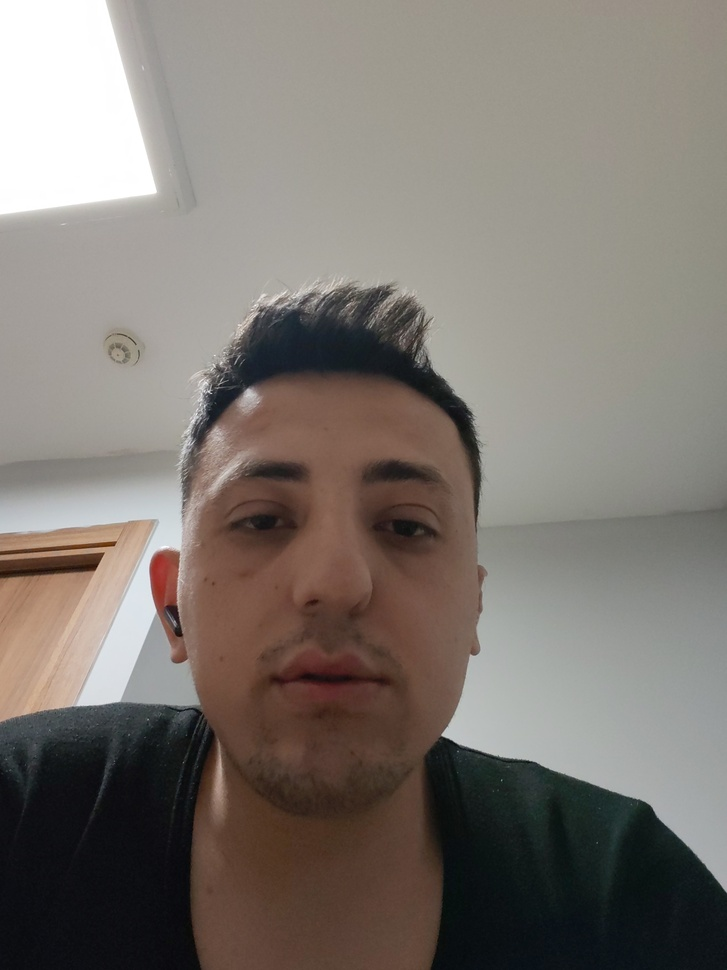
#> input picture evidence_downloaded.jpg, 727 x 970 px, shrunk from 3072 x 4096 before the run
$ python media_guard.py --file ../evidence_downloaded.jpg
#> lines starting #> are read from the running program, lines starting #| are printed output that depends on the picture; after the words box and inside, x2 and y2 are one past the last pixel; in counts of white or black regions, pixels touching at a corner belong together
#!/usr/bin/env python3
"""
Medya guvenlik kapisi + NLP Aciliyet Skoru Motoru.

Amac:
- Dis mekan olasiligini tahmin etmek
- Selfie veya yuze asiri yakin cekim riskini kabaca tespit etmek
- Uygunsa plakayi OCR ile okumayi denemek
- V2: Dogal Dil Isleme ile aciklama metninden aciliyet skoru (1-10) uretmek

Bu script bir karar motoru degil, ilk savunma katmanidir.
Supheli dosyalari "manual review" akisina iter.

Kurulum:
    pip install opencv-python pillow numpy pytesseract
"""

from __future__ import annotations

import argparse
import json
import re
import sys
from pathlib import Path

try:
    import cv2  # type: ignore
except Exception:  # pragma: no cover
    cv2 = None

try:
    import numpy as np  # type: ignore
except Exception:  # pragma: no cover
    np = None

try:
    from PIL import Image, ImageStat  # type: ignore
except Exception:  # pragma: no cover
    Image = None
    ImageStat = None

try:
    from plate_reader import extract_plate_text
except Exception:  # pragma: no cover
    extract_plate_text = None


def clamp(value: float, minimum: float = 0.0, maximum: float = 1.0) -> float:
    return max(minimum, min(maximum, float(value)))


# [16 lines left out: functions load_with_pillow, extract_video_frame, not called in this run]


def ndarray_to_rgb(frame):
    if cv2 is None or np is None:
        raise RuntimeError("OpenCV veya numpy kurulu degil.")
    return cv2.cvtColor(frame, cv2.COLOR_BGR2RGB)


def analyze_outdoor_with_cv(rgb_image):
    if cv2 is None or np is None:
        raise RuntimeError("OpenCV veya numpy kurulu degil.")

    hsv = cv2.cvtColor(rgb_image, cv2.COLOR_RGB2HSV)
    height, width = hsv.shape[:2]
    top_slice = hsv[: max(1, height // 3), :]

    hue = hsv[:, :, 0]
    sat = hsv[:, :, 1]
    val = hsv[:, :, 2]

    sky_mask = (
        ((top_slice[:, :, 0] >= 85) & (top_slice[:, :, 0] <= 130))
        & (top_slice[:, :, 1] >= 25)
        & (top_slice[:, :, 2] >= 70)
    )
    vegetation_mask = (
        ((hue >= 35) & (hue <= 90))
        & (sat >= 35)
        & (val >= 35)
    )

    gray = cv2.cvtColor(rgb_image, cv2.COLOR_RGB2GRAY)
    edges = cv2.Canny(gray, 60, 160)
    edge_density = float((edges > 0).mean())
    brightness = float(val.mean() / 255.0)
    saturation = float(sat.mean() / 255.0)
    sky_ratio = float(sky_mask.mean())
    vegetation_ratio = float(vegetation_mask.mean())

    score = (
        sky_ratio * 0.40
        + vegetation_ratio * 0.18
        + brightness * 0.18
        + saturation * 0.14
        + min(edge_density * 2.5, 1.0) * 0.10
    )

    return {
        "outdoor_confidence": clamp(score),
        "sky_ratio": round(sky_ratio, 4),
        "vegetation_ratio": round(vegetation_ratio, 4),
        "brightness": round(brightness, 4),
        "saturation": round(saturation, 4),
        "edge_density": round(edge_density, 4),
    }


# [13 lines left out: function analyze_outdoor_with_pillow, not called in this run]


def detect_selfie_risk(rgb_image):
    if cv2 is None or np is None:
        return {
            "selfie_risk": 0.45,
            "face_count": 0,
            "largest_face_ratio": 0.0,
            "face_center_distance": 1.0,
            "detector": "unavailable",
        }

    gray = cv2.cvtColor(rgb_image, cv2.COLOR_RGB2GRAY)
    classifier = cv2.CascadeClassifier(cv2.data.haarcascades + "haarcascade_frontalface_default.xml")
    faces = classifier.detectMultiScale(gray, scaleFactor=1.1, minNeighbors=5, minSize=(60, 60))

    if len(faces) == 0:
        return {
            "selfie_risk": 0.05,
            "face_count": 0,
            "largest_face_ratio": 0.0,
            "face_center_distance": 1.0,
            "detector": "haar",
        }

    height, width = gray.shape[:2]
    image_area = float(height * width)
    cx_image = width / 2.0
    cy_image = height / 2.0

    largest_ratio = 0.0
    best_distance = 1.0
    for x, y, w, h in faces:
        ratio = (w * h) / image_area
        center_x = x + w / 2.0
        center_y = y + h / 2.0
        distance = (((center_x - cx_image) / width) ** 2 + ((center_y - cy_image) / height) ** 2) ** 0.5
        if ratio > largest_ratio:
            largest_ratio = ratio
            best_distance = distance

    centered_bonus = clamp(1.0 - min(best_distance / 0.35, 1.0))
    risk = largest_ratio * 3.2 + centered_bonus * 0.35 + min(len(faces), 3) * 0.06

    return {
        "selfie_risk": clamp(risk),
        "face_count": int(len(faces)),
        "largest_face_ratio": round(largest_ratio, 4),
        "face_center_distance": round(best_distance, 4),
        "detector": "haar",
    }


def maybe_detect_plate(file_path: Path, content_type: str, category: str) -> str | None:
    if extract_plate_text is None:
        return None
    if not content_type.startswith("image/"):
        return None
    if category not in {"PARKING_VIOLATION", "TRAFFIC_OFFENSE"}:
        return None
    try:
        return extract_plate_text(file_path)
    except Exception:
        return None


# ═══════════════════════════════════════════════════════════════════
# V2: NLP Aciliyet Skoru Motoru (Modül 1 — Smart Triage)
# ═══════════════════════════════════════════════════════════════════

# Anahtar kelime ağırlık sözlüğü — Türkçe doğal dil işleme
URGENCY_KEYWORDS: dict[str, float] = {
    # Yüksek aciliyet (8-10)
    "ölüm": 10.0, "olum": 10.0,
    "cinayet": 10.0, "silah": 9.5, "silahli": 9.5,
    "bicak": 9.0, "bicakli": 9.0, "biçak": 9.0,
    "vuruldu": 9.5, "vurulmuş": 9.5,
    "rehin": 9.0, "kacirma": 9.0, "kaçırma": 9.0,
    "patlama": 9.5, "bomba": 10.0,
    "yaralama": 8.5, "yaralandi": 8.5,
    "kan": 8.0, "kanli": 8.0, "kanlı": 8.0,
    "tecavuz": 9.5, "tecavüz": 9.5,
    "siddet": 8.5, "şiddet": 8.5,
    "kavga": 7.5, "dovus": 7.5, "dövüş": 7.5,
    "yangin": 9.0, "yangın": 9.0,
    "deprem": 9.0, "sel": 8.5,
    "cocuk": 7.0, "çocuk": 7.0,
    "kadin": 6.5, "kadın": 6.5,
    "tehdit": 7.5,
    "acil": 8.0, "imdat": 9.0,
    "ambulans": 8.5, "polis": 6.0, "itfaiye": 8.5,

    # Orta aciliyet (5-7)
    "hirsizlik": 6.5, "hırsızlık": 6.5,
    "gasp": 7.0, "soygun": 7.0,
    "taciz": 7.0, "takip": 6.0,
    "kaza": 7.0, "trafik": 5.0,
    "sarhos": 5.5, "sarhoş": 5.5, "alkol": 5.0,
    "uyusturucu": 7.5, "uyuşturucu": 7.5,
    "gurultu": 4.0, "gürültü": 4.0,
    "vandalizm": 5.0, "hasar": 5.5,
    "kirildi": 5.0, "kırıldı": 5.0,

    # Düşük aciliyet (1-4)
    "park": 3.0, "durakli": 3.0,
    "cop": 2.5, "çöp": 2.5, "atik": 2.5, "atık": 2.5,
    "kirlilik": 3.0, "kirliliği": 3.0,
    "gurultu": 3.5,
    "bozuk": 2.0, "cukur": 2.5, "çukur": 2.5,
    "tabela": 2.0, "isik": 2.5, "ışık": 2.5,
}

# Kategori bazlı taban aciliyet skorları
CATEGORY_BASE_SCORES: dict[str, float] = {
    "VIOLENCE": 7.0,
    "SECURITY": 6.0,
    "TRAFFIC_OFFENSE": 5.0,
    "PUBLIC_SAFETY": 5.5,
    "VANDALISM": 4.0,
    "PARKING_VIOLATION": 2.5,
    "ENVIRONMENTAL": 3.0,
    "INFRASTRUCTURE": 2.5,
    "OTHER": 3.0,
}


def analyze_urgency_nlp(description: str, category: str) -> dict:
    """
    Türkçe NLP ile ihbar açıklamasından aciliyet skoru (1-10) üretir.

    Algoritma:
    1. Metin küçük harfe çevrilir ve tokenize edilir
    2. Her token ağırlık sözlüğünden aranır
    3. Bulunan en yüksek ağırlık + kategori taban skoru ağırlıklı ortalanır
    4. Eşleşen anahtar kelime sayısı bonusu eklenir
    5. Final skor 1-10 aralığına normalize edilir
    """
    if not description or not description.strip():
        base = CATEGORY_BASE_SCORES.get(category, 3.0)
        return {
            "urgencyScore": max(1, min(10, round(base))),
            "nlpSummary": "Aciklama metni bos. Kategori tabani kullanildi.",
            "matchedKeywords": [],
            "keywordCount": 0,
        }

    # Tokenize
    text_lower = description.lower()
    # Türkçe karakterleri koruyarak tokenize
    tokens = re.findall(r'[a-zçğıöşü]+', text_lower)

    matched_keywords: list[str] = []
    max_keyword_weight = 0.0

    for token in tokens:
        if token in URGENCY_KEYWORDS:
            weight = URGENCY_KEYWORDS[token]
            matched_keywords.append(token)
            if weight > max_keyword_weight:
                max_keyword_weight = weight

    category_base = CATEGORY_BASE_SCORES.get(category, 3.0)
    keyword_count = len(matched_keywords)

    if keyword_count == 0:
        # Hiç anahtar kelime yoksa kategori tabanı kullan
        final_score = category_base
    else:
        # Ağırlıklı ortalama: %60 en yüksek kelime, %25 kategori tabanı, %15 kelime sayısı bonusu
        keyword_count_bonus = min(keyword_count * 0.5, 2.0)
        final_score = (
            max_keyword_weight * 0.60
            + category_base * 0.25
            + keyword_count_bonus * 0.15
            + keyword_count_bonus
        )

    # Normalize [1, 10]
    urgency_score = max(1, min(10, round(final_score)))

    # Özet oluştur
    if urgency_score >= 8:
        level = "YUKSEK ONCELIK"
    elif urgency_score >= 5:
        level = "ORTA ONCELIK"
    else:
        level = "DUSUK ONCELIK"

    unique_keywords = list(set(matched_keywords))
    summary_parts = [f"Aciliyet: {urgency_score}/10 ({level})."]
    if unique_keywords:
        summary_parts.append(f"Tespit edilen anahtar kelimeler: {', '.join(unique_keywords[:5])}.")
    summary_parts.append(f"Kategori tabani: {category} ({category_base}).")

    return {
        "urgencyScore": urgency_score,
        "nlpSummary": " ".join(summary_parts),
        "matchedKeywords": unique_keywords[:10],
        "keywordCount": keyword_count,
    }


# ═══════════════════════════════════════════════════════════════════


def summarize(outdoor_confidence: float, selfie_risk: float, detected_plate: str | None, content_type: str) -> str:
    parts: list[str] = []
    if content_type.startswith("video/"):
        parts.append("Video ilk karesi incelendi.")
    if outdoor_confidence >= 0.7:
        parts.append("Dis mekan olasiligi yuksek.")
    elif outdoor_confidence >= 0.5:
        parts.append("Dis mekan olasiligi orta seviyede.")
    else:
        parts.append("Dis mekan olasiligi dusuk.")

    if selfie_risk >= 0.65:
        parts.append("Selfie veya yuze yakin cekim riski yuksek.")
    elif selfie_risk >= 0.4:
        parts.append("Kismi selfie riski var.")
    else:
        parts.append("Belirgin selfie riski gorulmedi.")

    if detected_plate:
        parts.append(f"Muhtemel plaka: {detected_plate}.")

    return " ".join(parts)


def analyze_media(file_path: Path, content_type: str, category: str, description: str = "") -> dict:
    if not file_path.exists():
        return failed_result("Dosya bulunamadi.")

    try:
        if content_type.startswith("video/"):
            frame = extract_video_frame(file_path)
            rgb_image = ndarray_to_rgb(frame)
            outdoor = analyze_outdoor_with_cv(rgb_image)
            selfie = detect_selfie_risk(rgb_image)
        elif cv2 is not None and np is not None:
            frame = cv2.imread(str(file_path))
            if frame is None:
                raise RuntimeError("Gorsel okunamadi.")
            rgb_image = ndarray_to_rgb(frame)
            outdoor = analyze_outdoor_with_cv(rgb_image)
            selfie = detect_selfie_risk(rgb_image)
        else:
            pil_image = load_with_pillow(file_path)
            outdoor = analyze_outdoor_with_pillow(pil_image)
            selfie = {
                "selfie_risk": 0.45,
                "face_count": 0,
                "largest_face_ratio": 0.0,
                "face_center_distance": 1.0,
                "detector": "unavailable",
            }

        outdoor_confidence = clamp(outdoor["outdoor_confidence"])
        selfie_risk = clamp(selfie["selfie_risk"])
        detected_plate = maybe_detect_plate(file_path, content_type, category)
        review_required = outdoor_confidence < 0.5 or selfie_risk >= 0.6
        analysis_status = "REVIEW_REQUIRED" if review_required else "CLEAR"

        # V2: NLP Aciliyet Analizi
        nlp_result = analyze_urgency_nlp(description, category)

        return {
            "analysisStatus": analysis_status,
            "summary": summarize(outdoor_confidence, selfie_risk, detected_plate, content_type),
            "outdoorConfidence": round(outdoor_confidence, 4),
            "selfieRisk": round(selfie_risk, 4),
            "detectedPlate": detected_plate,
            "reviewRequired": review_required,
            # V2: NLP sonuçları
            "urgencyScore": nlp_result["urgencyScore"],
            "nlpSummary": nlp_result["nlpSummary"],
            "signals": {
                **outdoor,
                **selfie,
                "nlp": nlp_result,
            },
        }
    except Exception as exc:
        return failed_result(f"Analiz basarisiz: {exc}")


# [12 lines left out: function failed_result, not called in this run]


def main() -> int:
    parser = argparse.ArgumentParser(description="Medya guvenlik analizi + NLP aciliyet skoru")
    parser.add_argument("--file", required=True, type=Path, help="Analiz edilecek medya dosyasi")
    parser.add_argument("--content-type", default="", help="Medya content type degeri")
    parser.add_argument("--category", default="OTHER", help="Rapor kategorisi")
    parser.add_argument("--description", default="", help="V2: NLP analizi icin ihbar aciklama metni")
    args = parser.parse_args()

    result = analyze_media(
        args.file,
        args.content_type or "",
        args.category or "OTHER",
        args.description or "",
    )
#> in analyze_media, frame is the input picture: shape (970, 727, 3); mean B, G, R 112.7, 119.2, 126.2
#> in analyze_outdoor_with_cv, `hue = hsv[:, :, 0]`:
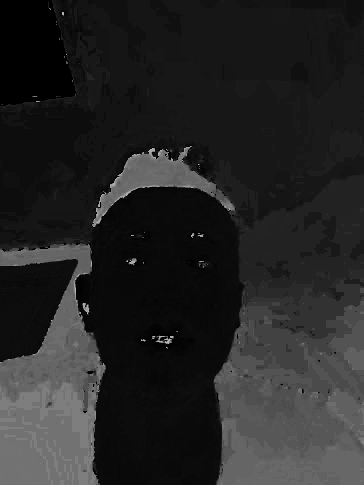
#> hue: shape (970, 727) (shown at 1/2 size); min 0, max 179, mean 37.4
#> in analyze_outdoor_with_cv, `sat = hsv[:, :, 1]`:
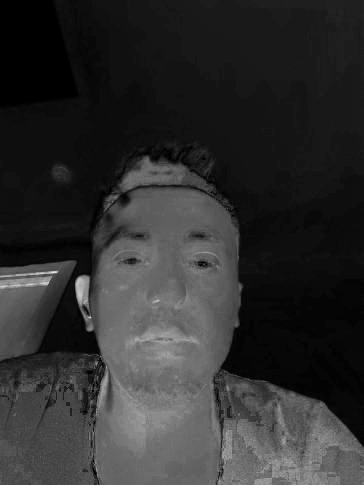
#> sat: shape (970, 727) (shown at 1/2 size); min 0, max 255, mean 46.9
#> in analyze_outdoor_with_cv, `val = hsv[:, :, 2]`:
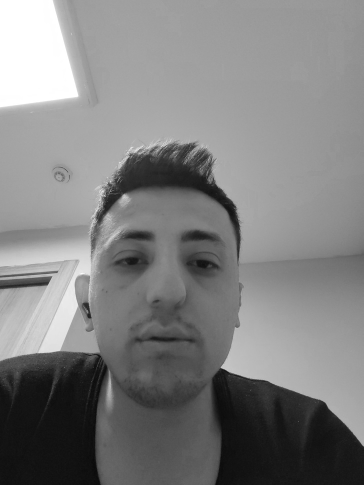
#> val: shape (970, 727) (shown at 1/2 size); min 7, max 255, mean 128
#> in analyze_outdoor_with_cv, `sky_mask = ( ((top_slice[:, :, 0] >= 85) & (top_slice[:, :, 0] <= 130)..`:
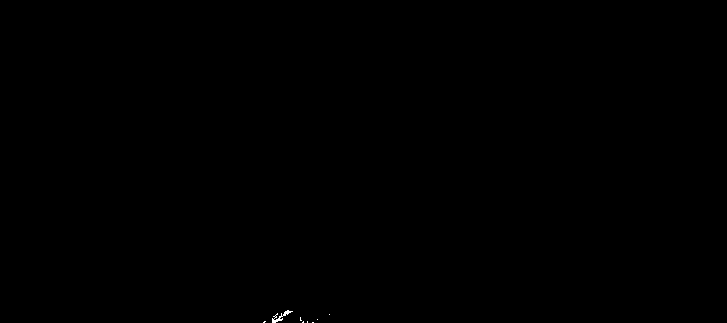
#> sky_mask: shape (323, 727) bool; 0.04% white in thin lines or dots, all inside (x1, y1, x2, y2) = (263, 310, 330, 323)
#> in analyze_outdoor_with_cv, `vegetation_mask = ( ((hue >= 35) & (hue <= 90)) & (sat >= 35) & (val >..`:
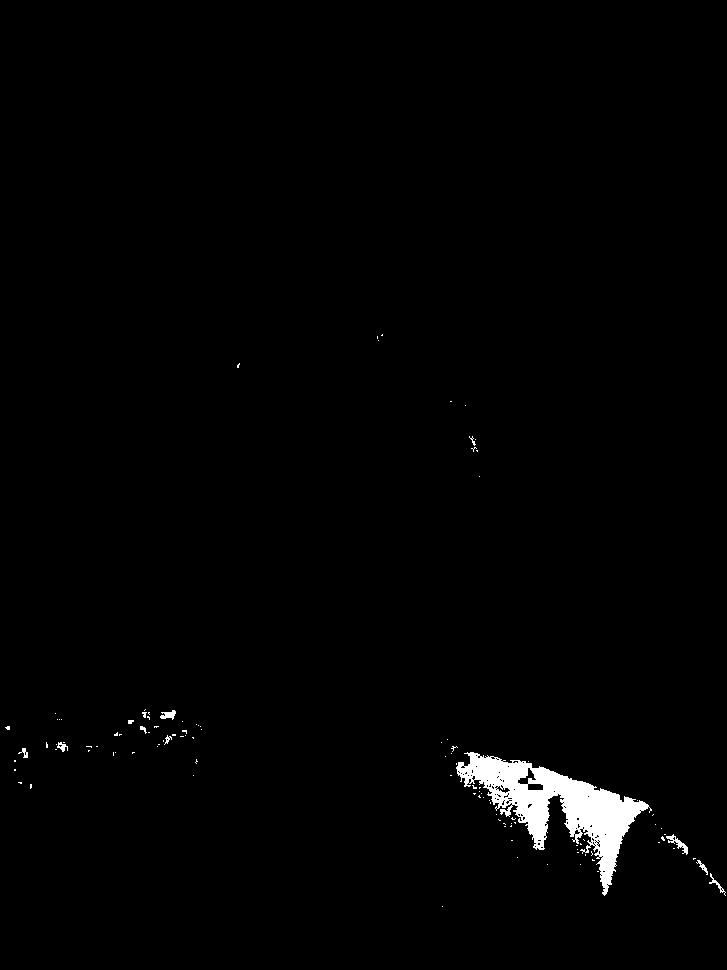
#> vegetation_mask: shape (970, 727) bool; 1.4% white; 111 white regions (100 under 20 px), largest, box (x1, y1, x2, y2) and area: (456, 752, 652, 896) 8680, (666, 834, 688, 855) 137, (160, 710, 176, 720) 94
#> in analyze_outdoor_with_cv, `gray = cv2.cvtColor(rgb_image, cv2.COLOR_RGB2GRAY)`:
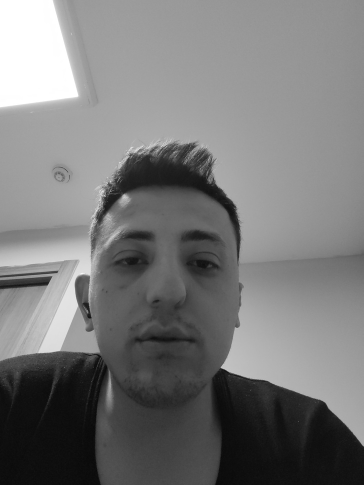
#> gray: shape (970, 727) (shown at 1/2 size); min 4, max 255, mean 120.5
#> in analyze_outdoor_with_cv, `edges = cv2.Canny(gray, 60, 160)`:
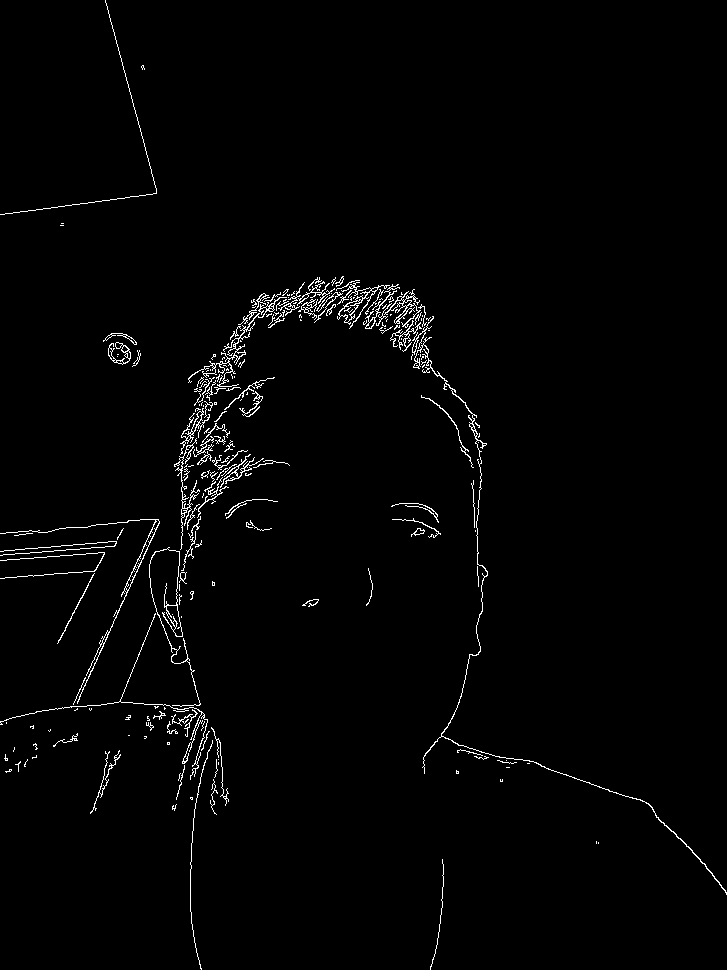
#> edges: shape (970, 727); 1.6% white in thin lines or dots
#> in analyze_outdoor_with_cv, `edge_density = float((edges > 0).mean())`: edge_density = 0.0162
#> in analyze_outdoor_with_cv, `brightness = float(val.mean() / 255.0)`: brightness = 0.502
#> in analyze_outdoor_with_cv, `saturation = float(sat.mean() / 255.0)`: saturation = 0.184
#> in analyze_outdoor_with_cv, `sky_ratio = float(sky_mask.mean())`: sky_ratio = 0.000422
#> in analyze_outdoor_with_cv, `vegetation_ratio = float(vegetation_mask.mean())`: vegetation_ratio = 0.0136
#> in analyze_outdoor_with_cv, `score = ( sky_ratio * 0.40 + vegetation_ratio * 0.18 + brightness * 0...`: score = 0.123
#> in analyze_media, `outdoor = analyze_outdoor_with_cv(rgb_image)`: outdoor = {'outdoor_confidence': 0.123, 'sky_ratio': 0.0004, 'vegetation_ratio': 0.0136, 'brightness': 0.502, 'saturation': 0.184, 'edge_density': 0.0162}
#> in detect_selfie_risk, `faces = classifier.detectMultiScale(gray, scaleFactor=1.1, minNeighbor..`: faces = [[145, 374, 383, 383]]
#> the loop in detect_selfie_risk, `for x, y, w, h in faces:` made 1 pass
#> (x, y, w, h, ratio, center_x, center_y, distance) on pass 1: (145, 374, 383, 383, 0.208, 336.5, 565.5, 0.0909)
#> after the loop in detect_selfie_risk, `for x, y, w, h in faces:`: best_distance = 0.0909; largest_ratio = 0.208
#> in detect_selfie_risk, `centered_bonus = clamp(1.0 - min(best_distance / 0.35, 1.0))`: centered_bonus = 0.74
#> in detect_selfie_risk, `risk = largest_ratio * 3.2 + centered_bonus * 0.35 + min(len(faces), 3..`: risk = 0.985
#> in analyze_media, `selfie = detect_selfie_risk(rgb_image)`: selfie = {'selfie_risk': 0.985, 'face_count': 1, 'largest_face_ratio': 0.208, 'face_center_distance': 0.0909, 'detector': 'haar'}
#> in analyze_media, `outdoor_confidence = clamp(outdoor["outdoor_confidence"])`: outdoor_confidence = 0.123
#> in analyze_media, `selfie_risk = clamp(selfie["selfie_risk"])`: selfie_risk = 0.985
#> in analyze_media, `review_required = outdoor_confidence < 0.5 or selfie_risk >= 0.6`: review_required = True
#> in analyze_media, `analysis_status = "REVIEW_REQUIRED" if review_required else "CLEAR"`: analysis_status = 'REVIEW_REQUIRED'
#> result = 9 items
    json.dump(result, sys.stdout, ensure_ascii=True)
#> (printed output is left out)
    sys.stdout.write("\n")
    return 0


if __name__ == "__main__":
    raise SystemExit(main())
#> (the program exits here)
